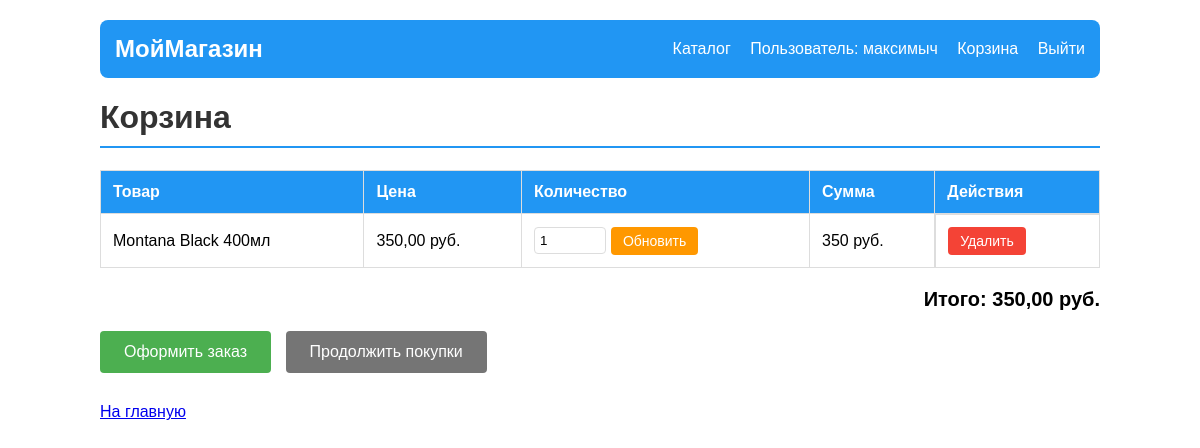
Page /shop/cart/ (signed in) on the committed database.
### shop/models.py (models this page shows, shortened)
class CartsElement(models.Model):
    cart=models.ForeignKey(Cart,on_delete=models.CASCADE)
    product=models.ForeignKey(Product,on_delete=models.CASCADE)
    quantity=models.PositiveIntegerField(default=1)
    def elements_price(self):
        return self.product.price*self.quantity

class Product(models.Model):
    name=models.CharField(max_length=200)
    description=models.TextField()
    products_photo=models.ImageField()
    price=models.DecimalField(decimal_places=2,max_digits=10)
    quantity=models.IntegerField()
    category=models.ForeignKey(ProductCategory,on_delete=models.CASCADE)
    manufacter=models.ForeignKey(Manufacter,on_delete=models.CASCADE)

### shop/views.py (the view)
# urls.py: path('cart/', views.cart, name='cart'),
@login_required
def cart(request):
    cart = Cart.objects.filter(user_id=request.user.id).first()
    if cart:
        items = CartsElement.objects.filter(cart_id=cart.id)
    else:
        items = []
    general_price=cart.general_price()
    return render(request,'cart.html',{'items':items,'general_price':general_price})

### shop/models.py (called while the page is built)
    def general_price(self):
        items=self.cartselement_set.all()
        price=sum(item.product.price*item.quantity for item in items)
        return price

### shop/templates/cart.html (shortened to what this page needs)
<!DOCTYPE html>
<html lang="ru">
<head>
</head>
<body>
    <div class="header-nav">
        <div class="header-brand">
            <a href="/shop/">МойМагазин</a>
        </div>
        <div class="header-links">
            <a href="/shop/catalog/">Каталог</a>
            {% if user.is_authenticated %}
                <span class="user-info">Пользователь: {{ user.username }}</span>
                <a href="/shop/cart/">Корзина</a>
                <a href="/shop/logout/">Выйти</a>
            {% else %}
                <a href="/shop/login/">Войти</a>
                <a href="/shop/registrate/">Регистрация</a>
            {% endif %}
        </div>
    </div>
    <h1>Корзина</h1>
    {% if items %}
        <table>
            <tr>
                <th>Товар</th>
                <th>Цена</th>
                <th>Количество</th>
                <th>Сумма</th>
                <th>Действия</th>
            </tr>
            {% for item in items %}
            <tr>
                <td>{{ item.product.name }}</td>
                <td>{{ item.elements_price }} руб.</td>
                <td>
                    <form method="post" action="/shop/cart/update/{{ item.id }}/" class="quantity-form">
                        <input type="number"
                               name="quantity"
                               value="{{ item.quantity }}"
                               min="0"
                               max="{{ item.product.quantity }}"
                               class="quantity-input">
                        <button type="submit" class="btn btn-update" title="Обновить">Обновить</button>
                    </form>
                </td>
                <td>{% widthratio item.product.price 1 item.quantity %} руб.</td>
                <td class="action-cell">
                    <a href="/shop/cart/remove/{{ item.id }}/"
                       class="btn btn-delete"
                       onclick="return confirm('Удалить {{ item.product.name }} из корзины?')">
                        Удалить
                    </a>
                </td>
            </tr>
            {% endfor %}
        </table>
        <div class="total">
            Итого: {{ general_price }} руб.
        </div>
        <p>
            <a href="/shop/checkout/" class="btn">Оформить заказ</a>
            <a href="/shop/catalog/" class="btn btn-back">Продолжить покупки</a>
        </p>
    {% else %}
        <div class="empty-cart">
            <p>Корзина пуста</p>
            <p><a href="/shop/catalog/" class="btn">Перейти в каталог</a></p>
        </div>
    {% endif %}
    <p style="margin-top: 30px;">
        <a href="/shop/">На главную</a>
    </p>
</body>
</html>

### shop/templates/cart.html (style rules this page uses)
body { font-family: Arial, sans-serif; max-width: 1000px; margin: 20px auto; padding: 0 15px; }
h1 { color: #333; border-bottom: 2px solid #2196F3; padding-bottom: 10px; }
.header-nav { background: #2196F3; color: white; padding: 15px; margin-bottom: 20px; border-radius: 8px; display: flex; justify-content: space-between; align-items: center; }
.header-nav a { color: white; text-decoration: none; }
.header-brand { font-size: 24px; font-weight: bold; }
.header-links a { margin-left: 15px; }
.user-info { margin-left: 15px; }
table { width: 100%; border-collapse: collapse; margin: 20px 0; }
th, td { border: 1px solid #ddd; padding: 12px; text-align: left; }
th { background: #2196F3; color: white; }
.total { text-align: right; font-size: 20px; font-weight: bold; margin: 20px 0; }
.btn { display: inline-block; background: #4CAF50; color: white; padding: 12px 24px; text-decoration: none; border-radius: 4px; margin-right: 10px; border: none; cursor: pointer; }
.btn-back { background: #757575; }
.btn-delete { background: #f44336; padding: 6px 12px; font-size: 14px; }
.btn-update { background: #ff9800; padding: 6px 12px; font-size: 14px; }
.quantity-form { display: flex; gap: 5px; align-items: center; }
.quantity-input { width: 60px; padding: 5px; border: 1px solid #ddd; border-radius: 4px; }
.action-cell { display: flex; gap: 8px; flex-wrap: wrap; }

### rows in the picture
CartsElement: product.name "Montana Black 400мл", elements_price "350,00", quantity "1", product+quantity "350"

### other values in the picture
{{ user.username }} "максимыч"
{{ general_price }} "350,00"
